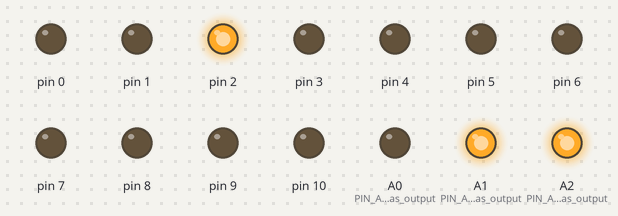
Bench run of a sketch on a simulated Arduino Uno, built with avr-gcc and run on an emulated ATmega328P. Shown: output pins drawn as LEDs (lit = HIGH).

Above: at 0.15 s.
At 4.65 s:
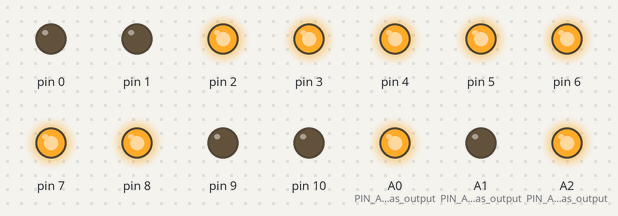
At 8.3 s:
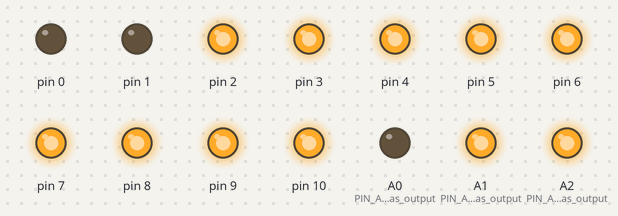
At 8.7 s:
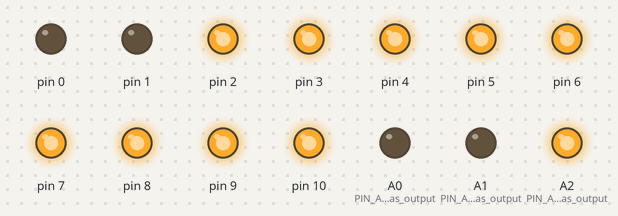
At 9.1 s:
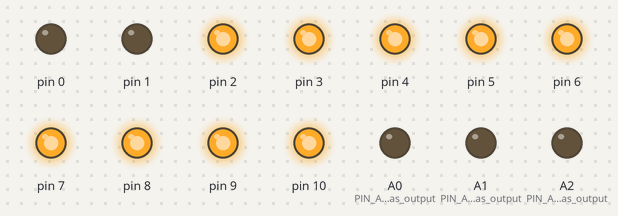
At 9.5 s:
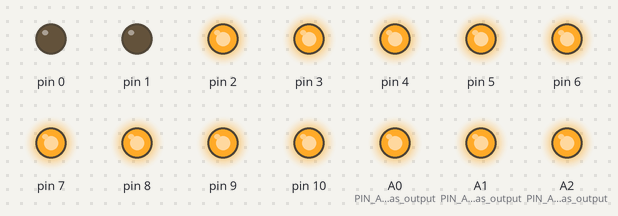
Timing chart, 0 to 11.2 s (numbered marks = the images above):
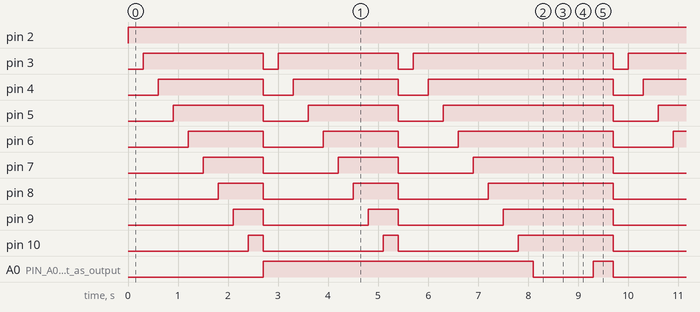

Measured:
- by itself, pin 2: LOW → HIGH at 0.00 s
- by itself, pin 3: repeats every 9.7 s: LOW 0.30 s, HIGH 2.4 s, LOW 0.30 s, HIGH 4.0 s, LOW 0.30 s, HIGH 2.4 s
- by itself, pin 4: repeats every 9.7 s: LOW 0.60 s, HIGH 2.1 s, LOW 0.60 s, HIGH 3.7 s, LOW 0.60 s, HIGH 2.1 s
- by itself, pin 5: repeats every 9.7 s: LOW 0.90 s, HIGH 1.8 s, LOW 0.90 s, HIGH 3.4 s, LOW 0.90 s, HIGH 1.8 s
- by itself, pin 6: repeats every 9.7 s: LOW 1.2 s, HIGH 1.5 s, LOW 1.2 s, HIGH 3.1 s, LOW 1.2 s, HIGH 1.5 s
- by itself, pin 7: repeats every 9.7 s: LOW 1.5 s, HIGH 1.2 s, LOW 1.5 s, HIGH 2.8 s, LOW 1.5 s, HIGH 1.2 s
- by itself, pin 8: repeats every 9.7 s: LOW 1.8 s, HIGH 0.90 s, LOW 1.8 s, HIGH 2.5 s, LOW 1.8 s, HIGH 0.90 s
- by itself, pin 9: repeats every 9.7 s: LOW 2.1 s, HIGH 0.60 s, LOW 2.1 s, HIGH 2.2 s, LOW 2.1 s, HIGH 0.60 s

The sketch:

LEDcUBE.ino
```cpp
void setup() {
  // put your setup code here, to run once:

  for (int i=0;i<11;i++)
    {
        pinMode(i,OUTPUT);    // PINS0-10 are set as output
    }
    pinMode(A0,OUTPUT);    //PIN A0 set as output
    pinMode(A1,OUTPUT);   // PIN A1 set as output
    pinMode(A2,OUTPUT);   // PIN A2 set as output

    digitalWrite(A0,HIGH);    //pull up the A0 pin
    digitalWrite(A1,HIGH);   // pull up the A1 pin
    digitalWrite(A2,HIGH);   // pull up the A2 pin

      /* add setup code here, setup code runs once when the processor starts */

}

void loop() {
  // put your main code here, to run repeatedly:

//### Variables
int timer1 = 100;
int timer2 = 400;
int LEVEL[] = {2,3,4,5,6,7,8,9,10};

//### Cycle Through Lights

  digitalWrite(A0,LOW);    //layer 1 of cube is grounded
          for (int i=2;i<11;i++)
          {
              digitalWrite(i,HIGH);    //turn ON each LED one after another in layer1
                              delay(timer1);
                              delay(timer1);
                              delay(timer1);
            //digitalWrite(i,LOW);
          }
  digitalWrite(A0,HIGH);    //layer1 is pulled up

  for(int i = 2; i < 11; i++){
    digitalWrite(i, LOW);
  }

  digitalWrite(A1,LOW);   // layer 2 of cube is grounded
          for (int i=2;i<11;i++)
          {
            digitalWrite(i,HIGH);   // turn ON each LED one after another in layer2
                            delay(timer1);
                            delay(timer1);
                            delay(timer1);
             //digitalWrite(i,LOW);
          }
  digitalWrite(A1,HIGH);    // layer2 is pulled up

  for(int i = 2; i < 11; i++){
    digitalWrite(i, LOW);
  }

  digitalWrite(A2,LOW);    // layer 3 of cube is grounded
        for (int i=2;i<11;i++)
        {
            digitalWrite(i,HIGH);    // turn ON each LED one after another in layer3
                          delay(timer1);
                          delay(timer1);
                          delay(timer1);
             //digitalWrite(i,LOW);
        }
  digitalWrite(A2,HIGH);    // layer3 is pulled up

  for(int i = 2; i < 11; i++){
    digitalWrite(i, LOW);
  }

//### Flash each row

  //Top Layer
  for(int i = 2; i < 11; i++){
    digitalWrite(i, HIGH);
  }
    digitalWrite(A0, LOW);
    delay(timer2);
    //digitalWrite(A0, HIGH);
    digitalWrite(A1, LOW);
    delay(timer2);
    //digitalWrite(A1, HIGH);
    digitalWrite(A2, LOW);
    delay(timer2);
    digitalWrite(A0, HIGH);
    digitalWrite(A1, HIGH);
    digitalWrite(A2, HIGH);
    delay(timer2);
  for(int i = 2; i < 11; i++){
    digitalWrite(i, LOW);
  }
}
```
